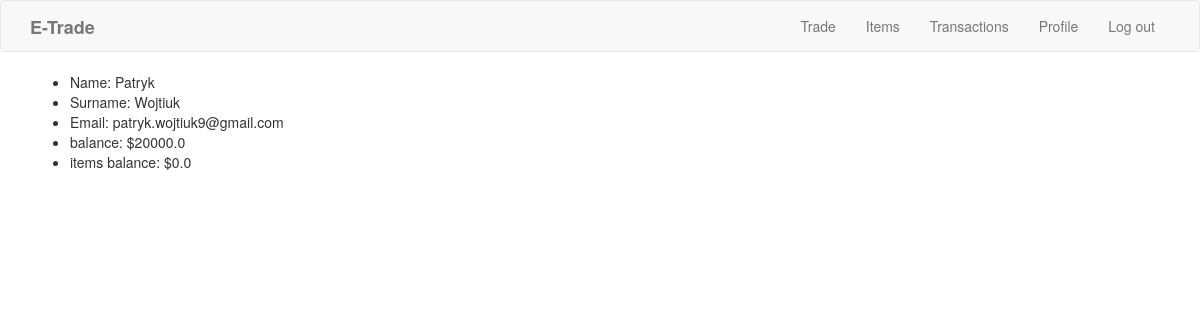
The page /profile (signed in) on the database as committed earlier.
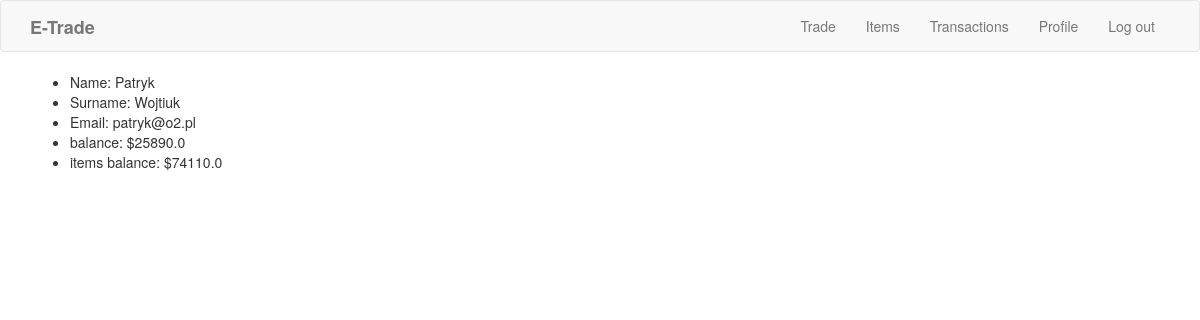
The same page on the database as committed later.
### model.py (models this page shows, shortened)
class User(db.Model, UserMixin):
    __tablename__ = 'user_accounts'
    id = db.Column(db.Integer, primary_key=True, autoincrement=True, nullable=False, unique=True)
    name = db.Column(db.String(50), nullable=False)
    surname = db.Column(db.String(50), nullable=False)
    email = db.Column(db.String(100), nullable=False, unique=True)
    password = db.Column(db.String(100), nullable=False)
    balance = db.Column(db.String(100), default=20000.0, nullable=False)
    items_balance = db.Column(db.String(100), default=0.0, nullable=False)

### server.py (the view)
@app.route('/profile', methods=['POST', 'GET'])
@login_required
def profile():
    if request.method == 'GET':
        return render_template('profile.html', user=current_user)

### query.py (called while the page is built)
def get_user_by_id(user_id):
    return User.query.get(int(user_id))

### server.py (called while the page is built)
@login_manager.user_loader
def load_user(user_id):
    return get_user_by_id(user_id)

### templates/profile.html (shortened to what this page needs)
{% extends "base.html" %}
{% block content %}
  <nav class="navbar navbar-default">
      <div class="container">
        <div class="navbar-header">
            <a class="navbar-brand"><b>E-Trade</b></a>
        </div>
        <div class="collapse navbar-collapse">
          <ul class="nav navbar-nav navbar-right">
              <li><a href="{{ url_for('trade') }}">Trade</a></li>
              <li><a href="{{ url_for('items') }}">Items</a></li>
              <li><a href="{{ url_for('transactions') }}">Transactions</a></li>
              <li><a href="{{ url_for('profile') }}">Profile</a></li>
              <li><a href="{{ url_for('logout') }}">Log out</a></li>
          </ul>
        </div>
      </div>
  </nav>
    <div class="container">
        <div class="text-left">
            <ul>
                <li>Name: {{ user.name }}</li>
                <li>Surname: {{ user.surname }}</li>
                <li>Email: {{ user.email }}</li>
                <li>balance: ${{ user.balance }}</li>
                <li>items balance: ${{ user.items_balance }}</li>
            </ul>
        </div>
    </div>
{% endblock %}

### templates/base.html (shortened to what this page needs)
<!DOCTYPE html>
<html lang="en">
<head>
    <link rel="stylesheet" href="https://maxcdn.bootstrapcdn.com/bootstrap/3.3.7/css/bootstrap.min.css"
>
</head>
<body>
{% block content %}
{% endblock %}
</body>
</html>

Rows that differ between the two databases and show on the page:
changed User "Patryk": email "patryk.wojtiuk9@gmail.com" → "patryk@o2.pl"; balance "20000.0" → "25890.0"; items_balance "0.0" → "74110.0"
